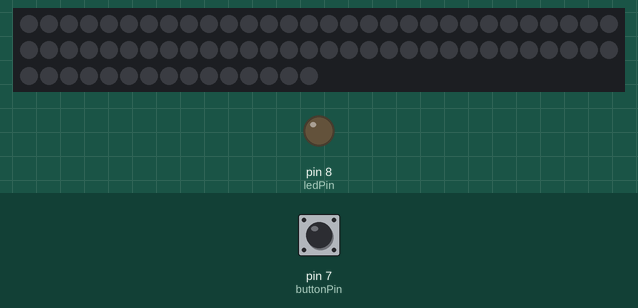
Simulated run of this sketch. Board: Arduino Uno, built with avr-gcc and run on an emulated ATmega328P. On the bench: 75 RGB LEDs in strip order, left to right, continuing on the next row, output pins drawn as LEDs (lit = HIGH). The test bench sets the inputs (shaded band); at power-on: pin 7 (buttonPin) LOW. Dim RGB values are drawn brighter than linear; the audio player accepts every command and is not drawn; what the sketch prints to the serial monitor is not drawn.

Above: at 1.7 s.
1.8 s: pin 7 (buttonPin) pulled HIGH for 0.15 s
At 1.98 s:
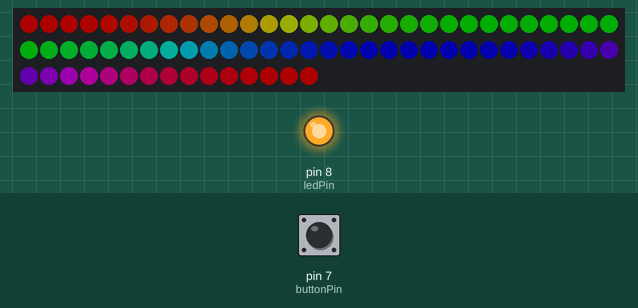
At 3.16 s:
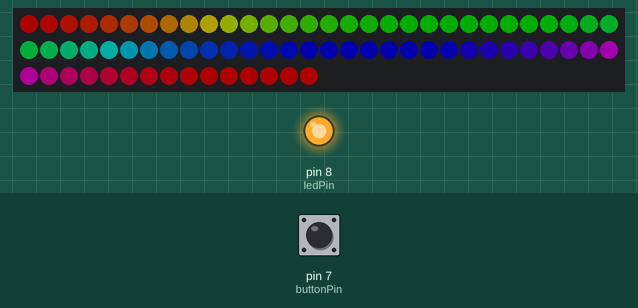
Timing chart, 0 to 4.8 s (numbered marks = the images above; inputs shaded):
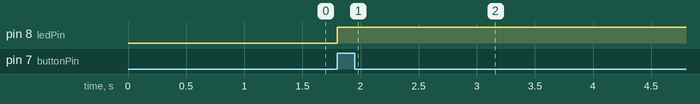

The sketch:

DFPlayer_Nano_with_NeoPixels.ino
```cpp
//Button press plays song for Donut Box

#include "SoftwareSerial.h"
#include "DFRobotDFPlayerMini.h"
#include <Adafruit_NeoPixel.h>

#define LED_PIN    9

// How many NeoPixels are attached to the Arduino?
#define LED_COUNT 75

// Declare our NeoPixel strip object:
Adafruit_NeoPixel strip(LED_COUNT, LED_PIN, NEO_GRB + NEO_KHZ800);

// Use pins 2 and 3 to communicate with DFPlayer Mini
static const uint8_t PIN_MP3_TX = 2; // Connects to module's RX
static const uint8_t PIN_MP3_RX = 3; // Connects to module's TX
SoftwareSerial softwareSerial(PIN_MP3_RX, PIN_MP3_TX);

const int buttonPin = 7;     // the number of the pushbutton pin
const int ledPin =  8;      // the number of the LED pin

// variables will change:
int buttonState = 0;         // variable for reading the pushbutton status

// Create the Player object
DFRobotDFPlayerMini player;

void setup() {
  #if defined(__AVR_ATtiny85__) && (F_CPU == 16000000)
  clock_prescale_set(clock_div_1);
#endif
  strip.begin();           // INITIALIZE NeoPixel strip object (REQUIRED)
  strip.show();            // Turn OFF all pixels ASAP
  strip.setBrightness(50); // Set BRIGHTNESS to about 1/5 (max = 255)
  // Init USB serial port for debugging
  Serial.begin(9600);
  // Init serial port for DFPlayer Mini
  softwareSerial.begin(9600);
    // initialize the LED pin as an output:
  pinMode(ledPin, OUTPUT);
  // initialize the pushbutton pin as an input:
  pinMode(buttonPin, INPUT);

  // Start communication with DFPlayer Mini
  if (player.begin(softwareSerial)) {
    Serial.println("OK");
  }
}

void loop() {
  // read the state of the pushbutton value:
  buttonState = digitalRead(buttonPin);

  // check if the pushbutton is pressed. If it is, the buttonState is HIGH:
  if (buttonState == HIGH) {
    // turn LED on:
    digitalWrite(ledPin, HIGH);
        // Set volume to maximum (0 to 30).
    player.volume(20);
    // Play the "0001.mp3" in the "mp3" folder on the SD card
    player.playMp3Folder(1);
    rainbow(10);             // Flowing rainbow cycle along the whole strip
  } else {
    // turn LED off:
    digitalWrite(ledPin, LOW);
  }
}

// Rainbow cycle along whole strip. Pass delay time (in ms) between frames.
void rainbow(int wait) {
  // Hue of first pixel runs 5 complete loops through the color wheel.
  // Color wheel has a range of 65536 but it's OK if we roll over, so
  // just count from 0 to 5*65536. Adding 256 to firstPixelHue each time
  // means we'll make 5*65536/256 = 1280 passes through this outer loop:
  for(long firstPixelHue = 0; firstPixelHue < 5*65536; firstPixelHue += 256) {
    for(int i=0; i<strip.numPixels(); i++) { // For each pixel in strip...
      // Offset pixel hue by an amount to make one full revolution of the
      // color wheel (range of 65536) along the length of the strip
      // (strip.numPixels() steps):
      int pixelHue = firstPixelHue + (i * 65536L / strip.numPixels());
      // strip.ColorHSV() can take 1 or 3 arguments: a hue (0 to 65535) or
      // optionally add saturation and value (brightness) (each 0 to 255).
      // Here we're using just the single-argument hue variant. The result
      // is passed through strip.gamma32() to provide 'truer' colors
      // before assigning to each pixel:
      strip.setPixelColor(i, strip.gamma32(strip.ColorHSV(pixelHue)));
    }
    strip.show(); // Update strip with new contents
    delay(wait);  // Pause for a moment
  }
}
```

Measured:
- after the input at 1.8 s, pin 8 (ledPin): LOW → HIGH at once; the LEDs: change after 0.13 s (image 1)
